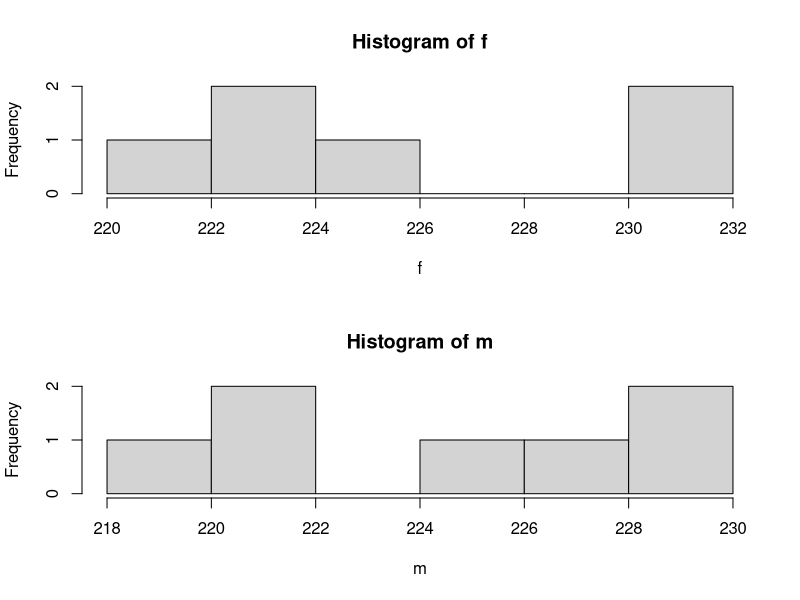
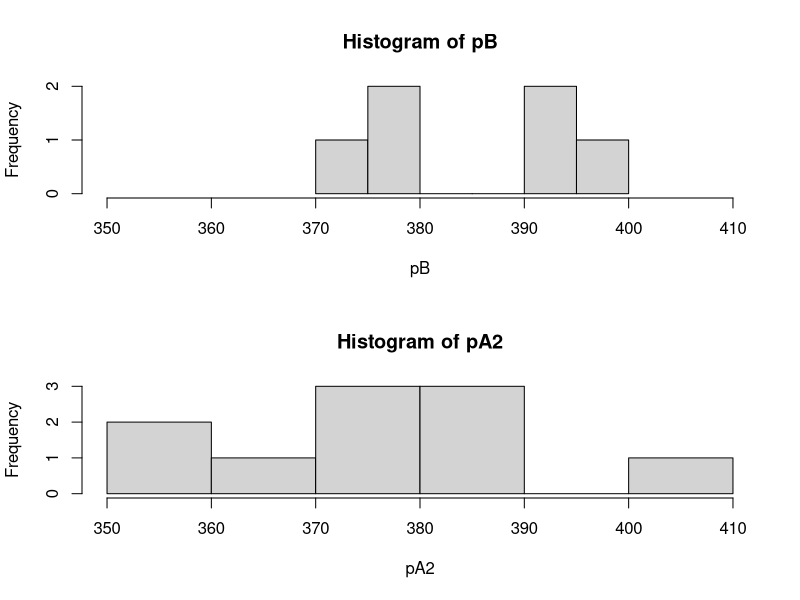

Write R code to recreate these figures, in order.
# 1.
# a. Estimate the sample mean score. What does the quantity estimate?
score <- c(90,95,89,71,73,96,87,95,107,89,96,80,97,95,102,97,93,101,82,83,74,91,83,98,95,111,99,120,93,84)
smean <- mean(score)
smean

# b. Is the estimate in part(a) likely to equal the population parameter? Why or why not?
# No, it is just a sample of the population and also the sample is not enough.
# It is close to the population but we cannot say it is equal to it.

#c. Calculate the standard error for your sample estimate. 

SE <- sd(score)/sqrt(length(score))
SE

# d. What does the quantity in part(c) measure?
# = 1.976529

# e. Calculate a 95% confidence interval for the population mean.

# solution 1.
left <- smean - 2*SE
right <- smean + 2*SE
list("lower bound"=left,"upper bound"=right)

# solution 2.
u <- list("lower bound"=smean - 2*SE, "upper bound"=smean + 2*SE)
u

# solution 3.
t.test(score)


# f. Provide an interpretation for the interval you calculated in part (e).
# 95% of the random sample from the population, the interval includes the true population mean.


# 2.(5 pts) Using the following data, test the null hypothesis that male and females have the same mean cholesterol concentrations.
# Include descriptive statistics, hypothesis testing (e.g., t-test) and 95% confidence intervals.

# Male:   220.1, 218.6, 229.6, 228.8,222.0,224.1, 226.5
# Female:   223.4,221.5,230.2,224.3,223.8,230.8

m = c(220.1,218.6,229.6,228.8,222.0,224.1,226.5)
f = c(223.4,221.5,230.2,224.3,223.8,230.8)

layout(matrix(2:1, ncol = 1))
hist(m)
hist(f)

mean(m)
mean(f)
sd(m)
sd(f)

# Different way to conduct t-test 1.
t.test(m,f)

# Different way to conduct t-test 2.
ttest=t.test(m,f,alternative="two.sided",var.equal=TRUE)
ttest

# This t-test shows the 95% confidence intervals covers -6.4 to 3.5.
# It contains zero so we can't reject the null hypothesis.


# 3. (5 pts) A clinical trail was carried out to test whether a new treatment has an effect on the rate ofrecovery  of patients. 
# The null hypothesis "H0:   the treatment has no effect" was rejected with a P-value of 0.04.
# The researchers used a significance level of 5%. State whether the following conclusions is correct. If not, explain why.

# a. The treatment has only a small effect. 
# False. 
# The p-value says nothing about the size of the effect.
# It only says whether it can reject the null hypothesis or not.

# b. The treatment has some effect.
# True. It does not say anything about how effective it is but still it has some effect.

# c. The probability of committing a Type I error is 0.04.
# False. Type I error is equal to the alpha (significant) so it is 0.05 not 0.04.

# d. The probability of committing a Type II error is 0.04. 
# False. It is not enough to tell Type II error is 0.04.

# e. The null hypothesis would not have been rejected if the significance level was ??=0.01. 
# True. In that case, alpha is less than 0.05 so it will not be rejected.

# 4. (5 pts) The data below are volumes of red blood cells from two individuals.
# Test the hypothesis (using the Mann-Whitney test) that the red blood cells of person B are 1.5 times the volume of person A. 
# person A:   248, 236, 269, 254, 249, 251, 260, 245, 239, 255 
# person B:   380, 391, 377, 392, 398, 374 

# solution 1.
pA=c(248,236,269,254,249,251,260,245,239,255)
pB=c(380,391,377,392,398,374)
pA2 <- 1.5 * pA

layout(matrix(2:1, ncol = 1))
hist(pA2, xlim=c(350,410))
hist(pB, xlim=c(350,410))

#H0 = pA cells have volume 1.5*pB
#Ha = pA cells don't have volume 1.5*pB

t.test(pA2,pB)

# solution 2.
pA=c(248,236,269,254,249,251,260,245,239,255)
pB=c(380,391,377,392,398,374)
wilcox.test(1.5*pA,pB)

# p-value is greater than 0.05 so I cannot reject the null hypothesis.


# 5. (5 pts) What is the difference between the standard error of mean and the standard deviation?
# Provide example data that illustrates their difference

# Answer: 
# Standard deviation is a measure of dispersion within your data set,
# while standard error is a measure of the accuracy with which a sample represents a population. 
# That is, standard error is the level of error (dispersion) of your data from a population mean.
# Also one of the biggest differences is 
# when 'n' is getting bigger, standard deviation is going to be closer to the true number of population.
# while standard error is becoming zero. Vice versa.